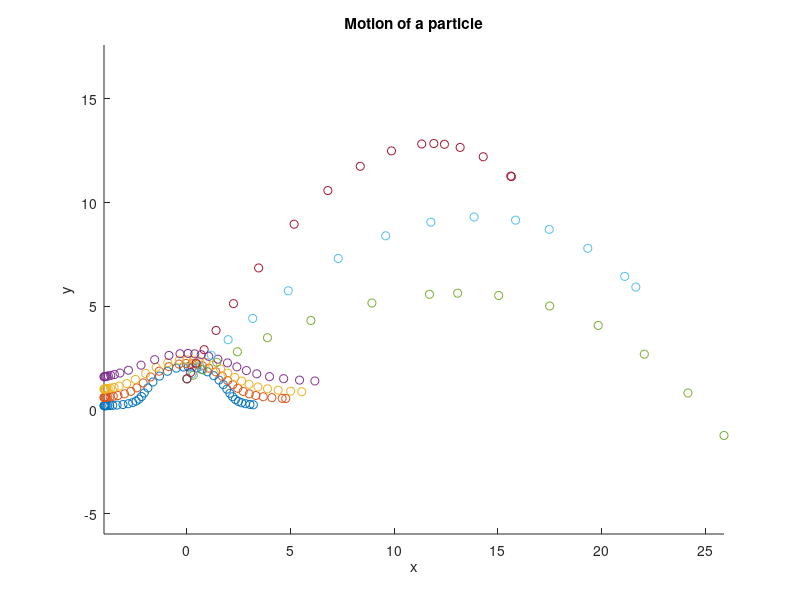
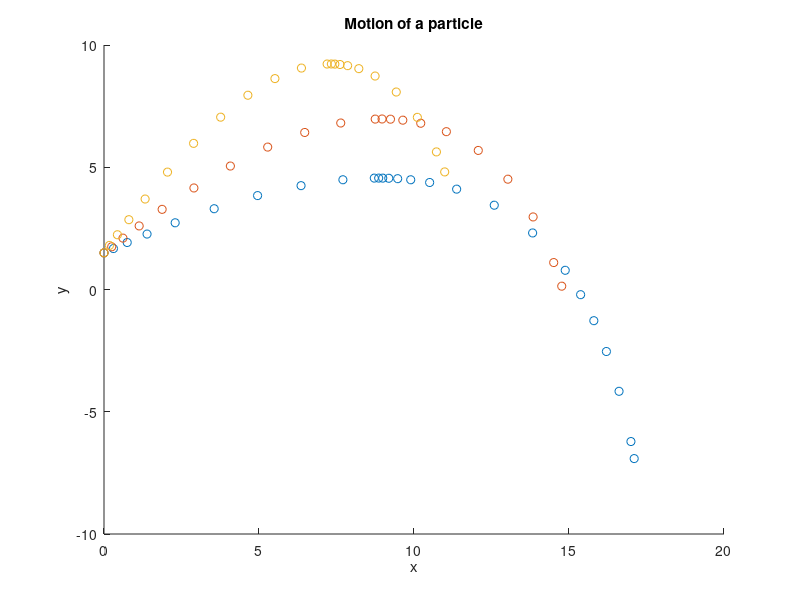

Recreate these plots in MATLAB, in order.
%----------------------------------------------------------------
%C.2.1.3 Parameter Study of Solutions of an ODE System

%C.2.1.3.1 Problem 1: Particle Flow Past a Cylinder

%Going to use ode23 to solve this problem
R=2; 
yvec=[0.2,0.6,1.0,1.6];%contains our intital startig pts
for i=1:4
eqs = @(t,z) [1-((R.^2)*((z(1)).^2-(z(2)).^2))/((z(1)).^2+(z(2)).^2).^2;(-2*z(1)*z(2)*R.^2)/((z(1)).^2+(z(2)).^2).^2];%writing out eqns for ode23
[t,z] = ode23(@(t,z) eqs(t,z), [0,10], [-4;yvec(i)]);%ode23 being used to solve our ode
hold on
plot(z(:,1),z(:,2),'o');%grabbing all the points
title('Particle flow past a cylinder')
xlabel('x') 
ylabel('y')
axis equal;
end

%C.2.1.3.2 Problem 2: Motion of a particle


%Going to use ode23 to solve this problem

kvec=[0.020,0.065]; %different values for k
i=1; %counter
for k=kvec %We want to run twice(once for each k)
avec = [pi/6,pi/4,pi/3];%different angles
for a=avec
eqs = @(t,w) [w(3);w(4);-k*w(3)*sqrt((w(3).^2)+(w(4).^2));-9.81-k*abs(w(4))*sqrt((w(3).^2)+(w(4).^2))]; %setting up eqns for ode23
[t,w] = ode23(@(t,w) eqs(t,w), [0,2], [0;1.5;20*cos(a);20*sin(a)]); %I chose 2 for my t endpoint
figure(i)%new figure for each k
hold on
plot(w(:,1),w(:,2),'o');%want to grab all points
title('Motion of a particle')
xlabel('x') 
ylabel('y')
end
i=i+1;%increment
end